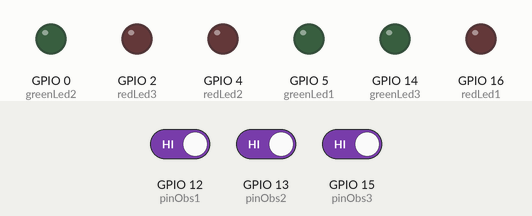
This sketch was run on a simulated ESP8266 (NodeMCU). On the bench: output pins drawn as LEDs (lit = HIGH). The test bench sets the inputs (shaded band); at power-on: GPIO 12 (pinObs1) HIGH, GPIO 13 (pinObs2) HIGH, GPIO 15 (pinObs3) HIGH. WiFi joins after 1.5 s; servers stay silent unless stated; random numbers use the default seed unless the sketch sets one; no MQTT or app messages arrive unless stated; what the sketch prints to the serial monitor is not drawn.

Above: at 2.7 s.
2.8 s: GPIO 12 (pinObs1) driven LOW
At 3.9 s:
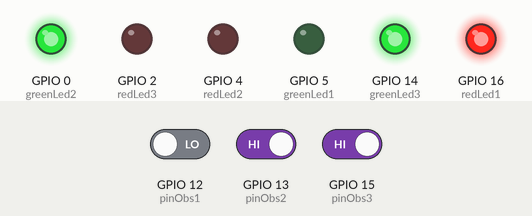
4.6 s: GPIO 13 (pinObs2) driven LOW
At 5.0 s:
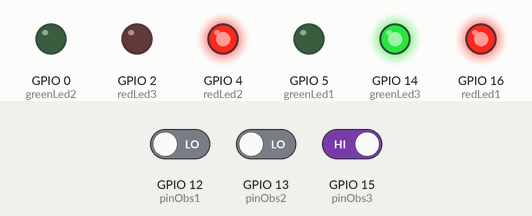
6.1 s: GPIO 15 (pinObs3) driven LOW
At 7.3 s:
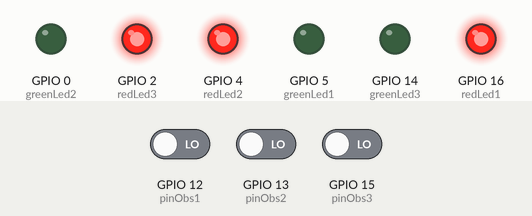
7.6 s: GPIO 12 (pinObs1) driven HIGH
At 8.5 s:
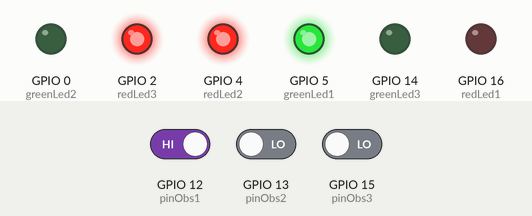
9.1 s: GPIO 13 (pinObs2) driven HIGH
At 9.6 s:
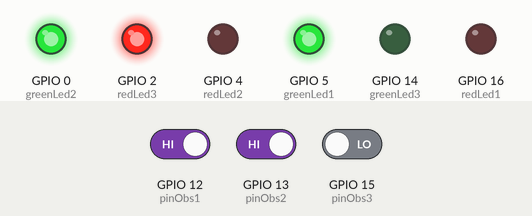
10.6 s: GPIO 15 (pinObs3) driven HIGH
At 12.0 s:
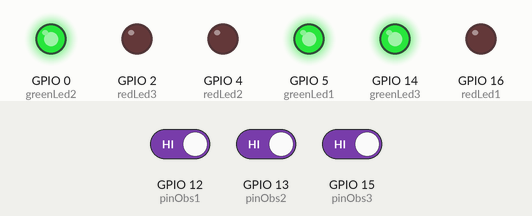
Timing chart, 0 to 13.1 s (numbered marks = the images above; inputs shaded):
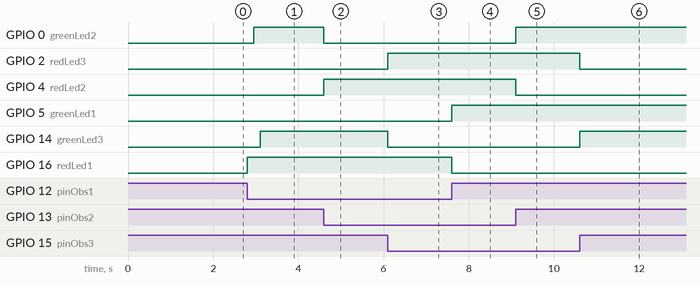

The sketch:

proy_prueba.ino
```cpp
#include <Arduino_JSON.h>
#include <PubSubClient.h>

// Definición de pines para los sensores y LEDs
const byte pinObs1 = 12;
const byte pinObs2 = 13;
const byte pinObs3 = 15;

const byte redLed1 = 16;
const byte greenLed1 = 5;

const byte redLed2 = 4;
const byte greenLed2 = 0;

const byte redLed3 = 2;
const byte greenLed3 = 14;

// Variable booleana para controlar el envío de mensajes MQTT
bool flag = false;

// Variables para almacenar el estado anterior de los sensores
int lastObstaculo1 = HIGH;
int lastObstaculo2 = HIGH;
int lastObstaculo3 = HIGH;

#include <ESP8266WiFi.h>
#include <PubSubClient.h>

// Configuración de la red WiFi y MQTT
const char* ssid = "FAMILIA MORALES";
const char* password = "JKMZ2464309";
const char* mqtt_server = "test.mosquitto.org";

WiFiClient espClient;
PubSubClient client(espClient);

// Configuración inicial de la conexión WiFi
void setup_wifi() {
  delay(10);
  Serial.println();
  Serial.print("Connecting to ");
  Serial.println(ssid);

  WiFi.mode(WIFI_STA);
  WiFi.begin(ssid, password);

  while (WiFi.status() != WL_CONNECTED) {
    delay(500);
    Serial.print(".");
  }

  randomSeed(micros());

  Serial.println("");
  Serial.println("WiFi connected");
  Serial.println("IP address: ");
  Serial.println(WiFi.localIP());
}

// Manejador de mensajes MQTT entrantes
void callback(char* topic, byte* payload, unsigned int length) {
  Serial.print("Message arrived [");
  Serial.print(topic);
  Serial.print("] ");
  for (int i = 0; i < length; i++) {
    Serial.print((char)payload[i]);
  }
  Serial.println();
}

// Función de reconexión al servidor MQTT
void reconnect() {
  while (!client.connected()) {
    Serial.print("Attempting MQTT connection...");
    String clientId = "ESP8266Client-";
    clientId += String(random(0xffff), HEX);
    if (client.connect(clientId.c_str())) {
      Serial.println("connected");
      client.publish("/grup/sensores/Morales", "si furulo we");
    } else {
      Serial.print("failed, rc=");
      Serial.print(client.state());
      Serial.println(" try again in 5 seconds");
      delay(5000);
    }
  }
}

// Configuración inicial
void setup() {
  // Configuración de pines y conexión inicial
  pinMode(redLed1, OUTPUT);
  pinMode(greenLed1, OUTPUT);
  pinMode(redLed2, OUTPUT);
  pinMode(greenLed2, OUTPUT);
  pinMode(redLed3, OUTPUT);
  pinMode(greenLed3, OUTPUT);
  Serial.begin(115200);
  setup_wifi();
  client.setServer(mqtt_server, 1883);
  client.setCallback(callback);
}

// Ciclo principal
void loop() {
  // Verificación y manejo de la conexión MQTT
  if (!client.connected()) {
    reconnect();
  }
  client.loop();

  // Lectura de los estados actuales de los sensores
  int obstaculo1 = digitalRead(pinObs1);
  int obstaculo2 = digitalRead(pinObs2);
  int obstaculo3 = digitalRead(pinObs3);

  // Creación de un objeto JSON para almacenar los datos de los sensores
  JSONVar mensajeJSON;

  // Verificación de cambios en el sensor 1
  if (obstaculo1 != lastObstaculo1) {
    lastObstaculo1 = obstaculo1;
    flag = true;
  }

  // Procesamiento del sensor 1
  if (flag) {
    // Actualización de LEDs y publicación MQTT para el sensor 1
    if (obstaculo1 == LOW) {
      Serial.println(obstaculo1);
      digitalWrite(redLed1, HIGH);
      digitalWrite(greenLed1, LOW);
    } else {
      Serial.println("Despejado");
      digitalWrite(greenLed1, HIGH);
      digitalWrite(redLed1, LOW);
    }
    mensajeJSON["sensor10"] = obstaculo1;
    delay(150);
  }

  // Verificación de cambios en el sensor 2
  if (obstaculo2 != lastObstaculo2) {
    lastObstaculo2 = obstaculo2;
    flag = true;
  }

  // Procesamiento del sensor 2
  if (flag) {
    // Actualización de LEDs y publicación MQTT para el sensor 2
    if (obstaculo2 == LOW) {
      Serial.println("Obstaculo Detectado");
      digitalWrite(redLed2, HIGH);
      digitalWrite(greenLed2, LOW);
    } else {
      Serial.println("Despejado");
      digitalWrite(greenLed2, HIGH);
      digitalWrite(redLed2, LOW);
    }
    mensajeJSON["sensor11"] = obstaculo2;
    delay(150);
  }

  // Verificación de cambios en el sensor 3
  if (obstaculo3 != lastObstaculo3) {
    lastObstaculo3 = obstaculo3;
    flag = true;
  }

  // Procesamiento del sensor 3
  if (flag) {
    // Actualización de LEDs y publicación MQTT para el sensor 3
    if (obstaculo3 == LOW) {
      Serial.println("Obstaculo Detectado");
      digitalWrite(redLed3, HIGH);
      digitalWrite(greenLed3, LOW);
    } else {
      Serial.println("Despejado");
      digitalWrite(greenLed3, HIGH);
      digitalWrite(redLed3, LOW);
    }
    mensajeJSON["sensor12"] = obstaculo3;
    delay(150);
  }

  // Envío del mensaje MQTT si ha habido cambios
  if (flag) {
    // Conversión y envío del mensaje JSON
    String jsonStr = JSON.stringify(mensajeJSON);
    const char* mqttTopic = "/grup/sensores/Morales";
    const char* mqttPayload = jsonStr.c_str();
    Serial.println(jsonStr);
    client.publish(mqttTopic, mqttPayload);
    flag = false;
  }
}
```

Measured:
- after the input at 2.8 s, GPIO 0 (greenLed2): LOW → HIGH after 0.15 s; GPIO 14 (greenLed3): LOW → HIGH after 0.30 s; GPIO 16 (redLed1): LOW → HIGH at once
- after the input at 4.6 s, GPIO 0 (greenLed2): HIGH → LOW at once; GPIO 4 (redLed2): LOW → HIGH at once
- after the input at 6.1 s, GPIO 2 (redLed3): LOW → HIGH at once; GPIO 14 (greenLed3): HIGH → LOW at once
- after the input at 7.6 s, GPIO 5 (greenLed1): LOW → HIGH at once; GPIO 16 (redLed1): HIGH → LOW at once
- after the input at 9.1 s, GPIO 0 (greenLed2): LOW → HIGH at once; GPIO 4 (redLed2): HIGH → LOW at once
- after the input at 10.6 s, GPIO 2 (redLed3): HIGH → LOW at once; GPIO 14 (greenLed3): LOW → HIGH at once
